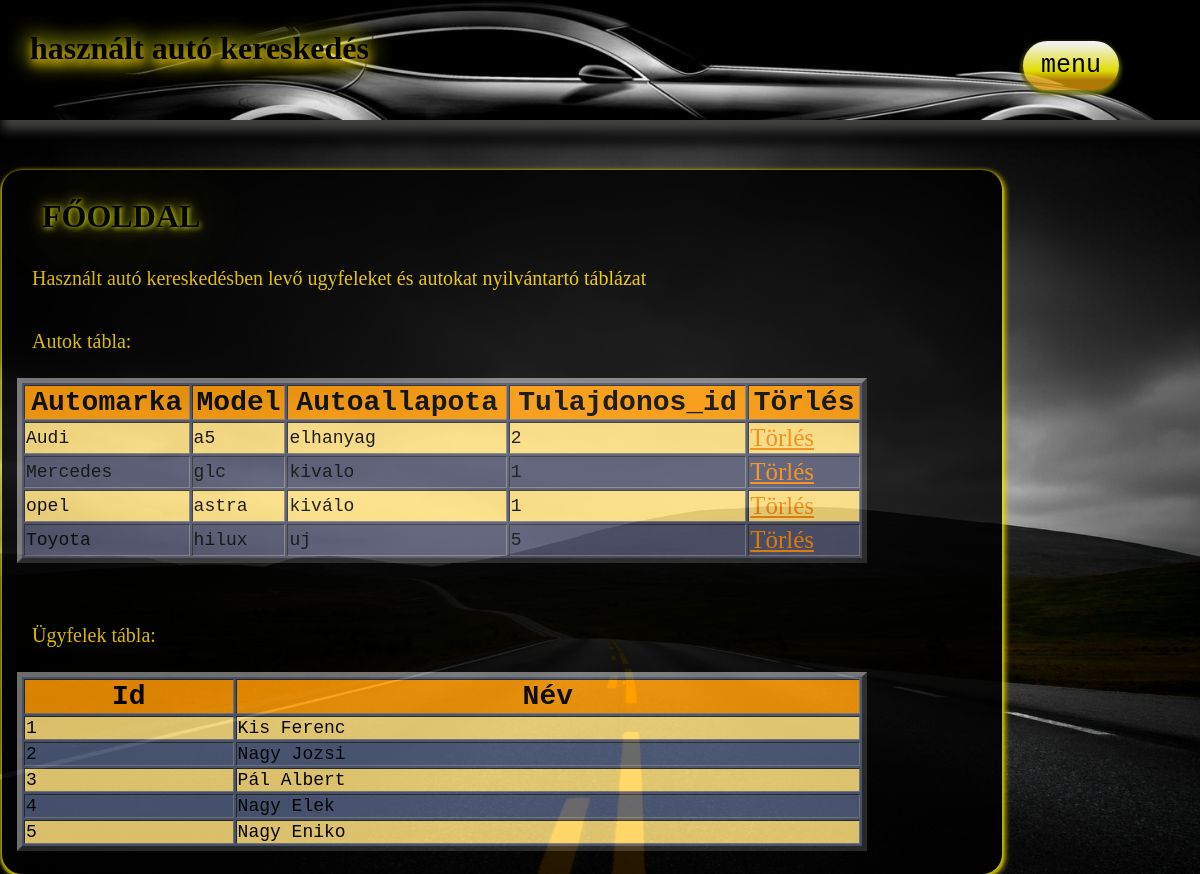
/autok/index.php, run on an earlier commit of the app's database.
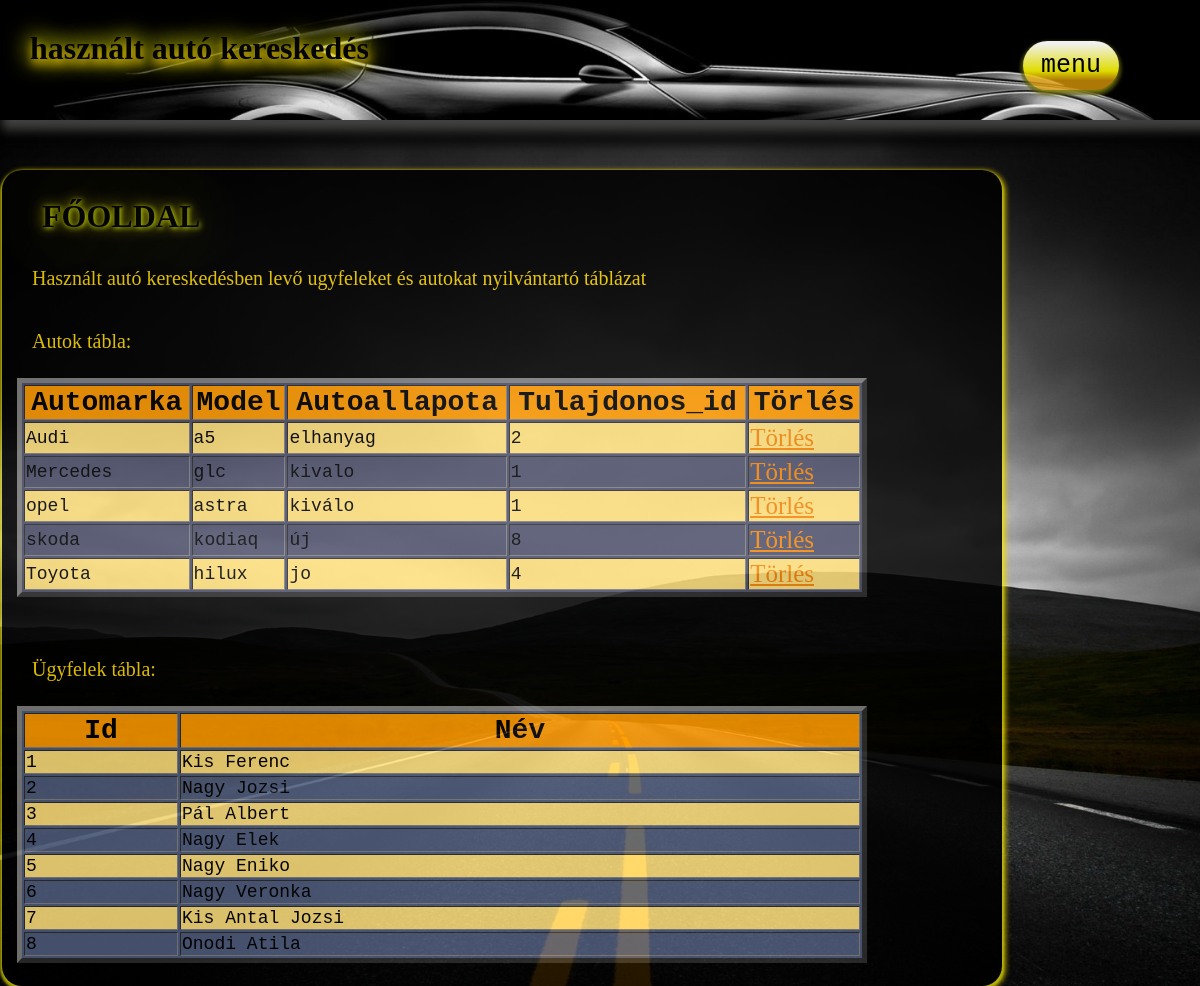
And on a later commit of the database.
### tables this page shows
CREATE TABLE `kocsik` (
  `marka` char(8) NOT NULL,
  `model` char(8) DEFAULT NULL,
  `allapot` char(8) DEFAULT NULL,
  `tulajdonos_id` int(11) DEFAULT NULL
);

CREATE TABLE `tulajdonos` (
  `id` int(11) NOT NULL,
  `nev` varchar(120) DEFAULT NULL
);

### autok/index.php (the view, shortened to what this page needs)
<!DOCTYPE html>
<head>
    <link rel="stylesheet" href="style/autok css.css"/>
</head>
<body>
<div class="fejlec1">
    <div class="fejlec">
        <h1>használt autó kereskedés</h1>
            <div class="menu">
                <ul>
                    <li><a href="#">menu</a>
                    </li>
                </ul>
            </div>
    </div>
</div>
<div class="oldal1">
    <h1>FŐOLDAL</h1>
    <p> Használt autó kereskedésben levő ugyfeleket és autokat nyilvántartó táblázat</p>
<?php
$server = "localhost";
$user = "root";
$password = "";
$dbnamesql = "autokereskedes";
$conn = new mysqli($server, $user, $password, $dbnamesql);
$sql = "SELECT marka, model, allapot, tulajdonos_id FROM kocsik";
$result = $conn->query($sql);
echo '<p>Autok tábla:</p><table border= "5px", bgcolor="#4E516C">'
    . '<tr><th>Automarka</th><th>Model</th><th>Autoallapota</th><th>Tulajdonos_id</th><th>Törlés</th></tr>';
if ($result->num_rows > 0) {
    while ($row = $result->fetch_assoc()) {
        echo "<tr><td>" . $row["marka"] . "</td><td>" . $row["model"] . "</td><td>" . $row["allapot"] . "</td><td>" . $row["tulajdonos_id"] . "</td><td><a href='torles.php?marka=" . $row["marka"] . "'>Törlés</a></td></tr>";
    }
}
echo "</table><br>";
$sql2 = "SELECT * FROM tulajdonos";
$result2 = $conn->query($sql2);
echo '<br><p>Ügyfelek tábla:</p><table border= "5px"BGCOLOR="#4F5C7D">'
    . '<tr><th>Id</th><th>Név</th></tr>';
if ($result->num_rows > 0) {
    while ($row = $result2->fetch_assoc()) {
        echo "<tr><td>" . $row["id"] . "</td><td>" . $row["nev"] . "</tr>";
    }
}
echo "</table>";
echo '<br>';
?>
</div>
</body>

### autok/style/autok css.css (style rules this page uses)
body { margin: 0; background: url(../hatter/road.jpg) no-repeat center center fixed; background-size: cover; }
.oldal1 { max-width:1000px; min-width:500px; margin-top: 160px; margin-bottom: 30px; margin-left: auto; margin-right: auto; z-index: 5; background-color: black; opacity: 0.85; border-radius: 20px; box-shadow: 0px 2px 2px 2px rgba(241, 237, 7, 0.61), 2px 2px 5px 2px rgba(243, 219, 0, 0.767); overflow: auto; }
.oldal1 h1 { z-index: 5; color: rgb(3, 3, 0); margin: 10px 20px; padding: 18px 10px 2px 20px; text-shadow: 1px 1px 100px rgb(248, 252, 3), 1px 1px 5px rgb(227, 252, 9), 0 0 15px rgb(202, 189, 2); font-family: Stencil Std, fantasy; }
.oldal1 p { margin: 0% 2%; padding: 2% 1%; color: rgb(255, 217, 0); text-align: initial; font-size: 20px; font-family: Bradley Hand, cursive; }
.oldal1 table { z-index: 10; margin: 5px 15px; width: 85%; }
.oldal1 table tr th { color: rgb(0, 0, 0); font-size: 28px; font-family: OCR A Std, monospace; margin: 5px; background-color: rgb(255, 153, 0); }
.oldal1 table tr:nth-child(even) td { background-color: rgb(255, 224, 124); }
.oldal1 table tr td { color: rgb(0, 0, 0); font-size: 18px; font-family: OCR A Std, monospace; margin: 5px; }
.oldal1 a:link { color: rgb(247, 135, 8); }
.oldal1 a { font-size: 25px; font-family: 'Times New Roman', Times, serif; }
.fejlec1 { z-index:9; height: 10px; }
.fejlec { position: fixed; background-image: url(../hatter/up2.jpg); background-size: cover; background-position: center; z-index: 10; height: 80px; width: 100%; margin: 0px auto; margin-bottom: 10px; padding: 20px; box-shadow: 0px 18px 8px 8px rgba(0, 0, 0, 0.61), 7px 5px 10px 5px rgba(218, 217, 211, 0.767); }
.fejlec h1 { z-index: 10; color: rgb(3, 3, 0); float: left; margin: 10px 10px; text-shadow: 1px 5px 10px rgb(245, 201, 8), 1px 1px 25px rgb(218, 241, 8), 0 0 25px rgb(202, 189, 2); font-family: Stencil Std, fantasy; }
.fejlec ul { position: relative; z-index: 10; list-style: none; font-size: 0; margin-right: 8%; margin-top: 30px; float: right; }
.fejlec ul li { z-index: 10; display: inline-block; font-size: 25px; position: relative; margin: 0 5px; }
.fejlec ul li a { padding: 10px 18px; background: linear-gradient( #f1f1f0 5%, #f7f300e7 61%, #e09c08c5 80%); color: rgb(0, 0, 0); text-decoration: none; z-index: 10; box-shadow: 0 2px 2px 3px #20201780, 0 3px 5px 0 #f3f305; border-radius: 100px; margin: auto; transition: all 0.7s; font-family: OCR A Std, monospace; }
.menu ul { display: none; list-style: none; }
.menu ul li { display: inline; position: relative; }
@media (max-width:1270px) { .fejlec ul { display: none; } }
@media (max-width:1270px) { .menu ul { display: initial; float: right; z-index: 10; } }
@media (max-width:1270px) { .oldal1 { margin: 160px 2px 0px 2px; } }

What changed in the data, as far as the page shows it:
added kocsik: marka "skoda", model "kodiaq", allapot "új", tulajdonos "8"
changed kocsik "Toyota": allapot "uj" → "jo"; tulajdonos "5" → "4"
added tulajdonos: id "6", nev "Nagy Veronka"
added tulajdonos: id "7", nev "Kis Antal Jozsi"
added tulajdonos: id "8", nev "Onodi Atila"
